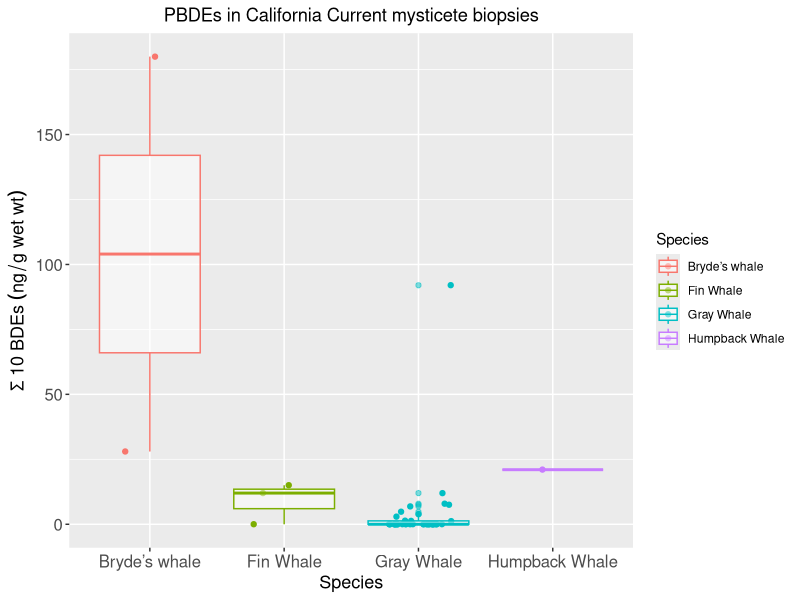
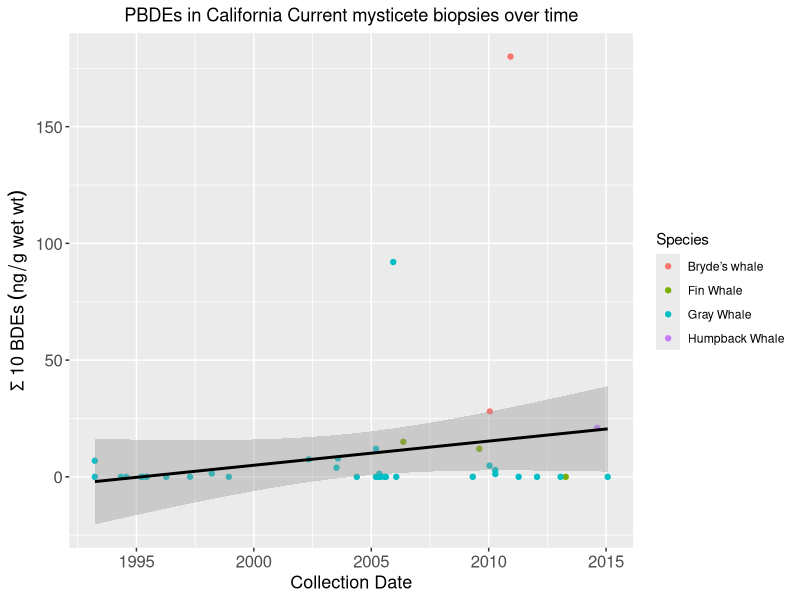
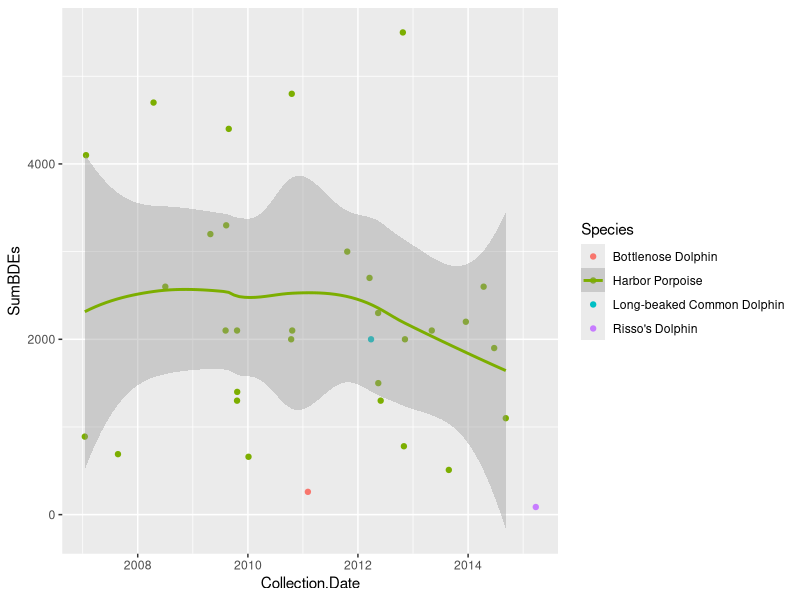

Here is the R script that generated these plots, in order:
###########################################
# Visualizing and analyzing CRC's preliminary PBDE data
###########################################

# load packages
library(dplyr)
library(ggplot2)

# set working directory
setwd("/Users/matthewsavoca/Documents/Research Data/Whale research/")

# load and format data 
CRC_whale <- read.csv("CRC cetacean PBDE summary.csv")
CRC_whale$Collection.Date <- as.Date(CRC_whale$Collection.Date, "%m/%d/%y") #change column to date format

CRC_whale$Species=gsub("gray whale", "Gray Whale", CRC_whale$Species)
CRC_whale$Species=gsub("Bryde's whale", "Bryde's Whale", CRC_whale$Species)
CRC_whale$Species <- as.factor(CRC_whale$Species)

CRC_whale$SumBDEs=gsub("< LOQ", NA, CRC_whale$SumBDEs) #subs out < LOQ for NA, need for changing column format to numeric
CRC_whale$SumBDEs <- as.numeric(CRC_whale$SumBDEs)
CRC_whale$SumBDEs[is.na(CRC_whale$SumBDEs)] <- 0 #turns NAs into zeros

# making two subsets of data, one for mysticetes and one for odontocetes
mys <- filter(CRC_whale, !Species %in% c("Bottlenose Dolphin","Long-beaked Common Dolphin","Harbor Porpoise","Risso's Dolphin"))
odon <- filter(CRC_whale, Species %in% c("Bottlenose Dolphin","Long-beaked Common Dolphin","Harbor Porpoise","Risso's Dolphin"))

# making first graphs
PBDE_mys <- ggplot(data = mys, aes(x = Species, y = SumBDEs, colour = Species)) + 
                    geom_jitter(width = 0.25) + 
                    geom_boxplot(alpha = 0.5) + 
                    ggtitle("PBDEs in California Current mysticete biopsies") + 
                    theme(plot.title = element_text(hjust = 0.5), axis.text = element_text(size = 12), 
                          axis.title.x = element_text(size = 13), axis.title.y = element_text(size = 13)) +
                    ylab(expression(Sigma~10~BDEs~(ng/g~wet~wt)))

PBDE_mys


PBDE_mys_time <- ggplot(data = mys, aes(x = Collection.Date, y = SumBDEs)) +
  geom_point(aes(colour = Species)) + geom_smooth(method = "lm", color = "black") +
  theme(plot.title = element_text(hjust = 0.5), axis.text = element_text(size = 12), 
        axis.title.x = element_text(size = 13), axis.title.y = element_text(size = 13)) +
  ggtitle("PBDEs in California Current mysticete biopsies over time") + 
  xlab("Collection Date") +
  ylab(expression(Sigma~10~BDEs~(ng/g~wet~wt)))
 
PBDE_mys_time 


PBDE_odon <- ggplot(data = odon, aes(x = Collection.Date, y = SumBDEs, colour = Species)) + 
  geom_point() +
  geom_smooth()

PBDE_odon
